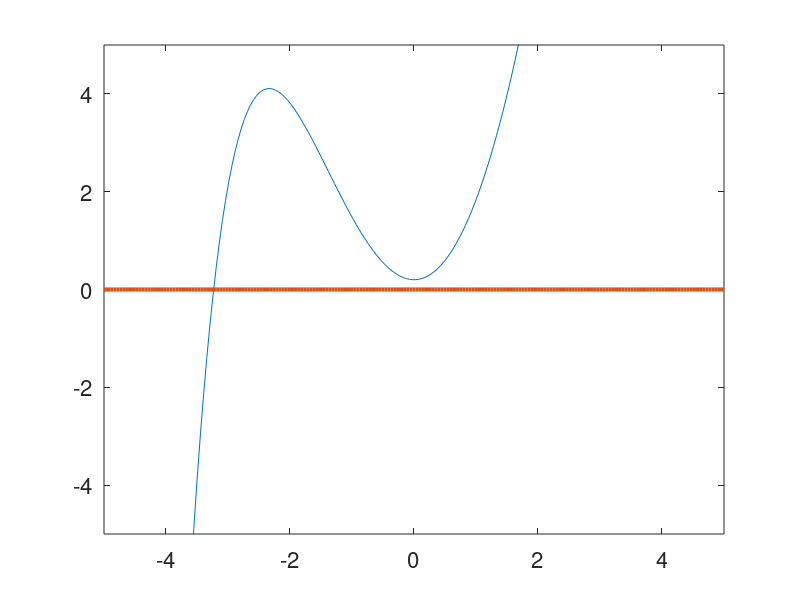

Write the MATLAB code that produced this figure.
x=linspace(-5,5,200);
plot(x,1.2+2*x.^2 - x -exp(-x),x,0*x,'LineWidth',3);
axis([-5,5,-5,5]);set(gca, 'FontSize', 16);